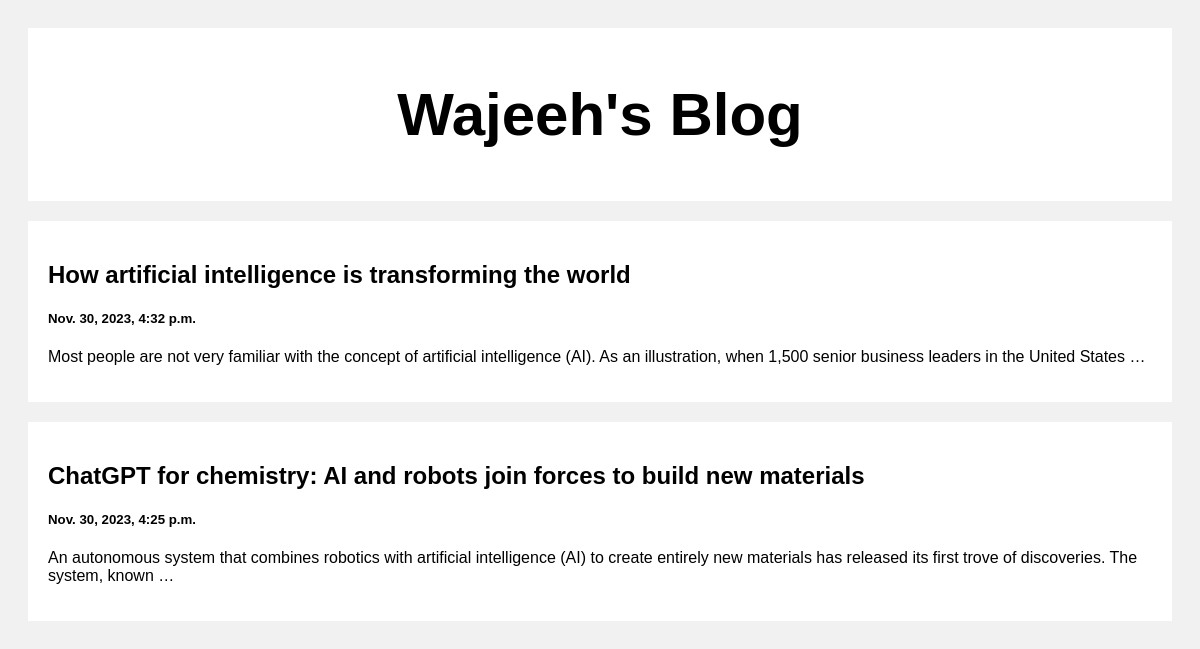
The page / on the database its author committed.
### posts/models.py (models this page shows)
class Posts(models.Model):
    title = models.CharField(max_length=150)
    body = models.CharField(max_length=150000)
    created_at = models.DateTimeField(default=datetime.now, blank=True)

### posts/views.py (the view)
# urls.py: path('', views.index, name='index'),
def index(request):
    posts = Posts.objects.all()
    return render(request, 'index.html', {'posts': posts})

### templates/index.html (shortened to what this page needs)
<!DOCTYPE html>
<html>
<head>
</head>
<body>
<div class="header">
  <h2>Wajeeh's Blog</h2>
</div>
<div class="row">
  <div class="leftcolumn">
    {% for post in posts reversed %}
    <div class="card">
      <a style="text-decoration: none; color: black;" href="/post/{{post.id}}">
        <h2>{{post.title}}</h2>
        <h5>{{post.created_at}}</h5>
        <p>{{post.body|truncatewords:25}}</p>
      </a>
    </div>
    {% endfor %}
  </div>
</div>
</body>
</html>

### templates/index.html (style rules this page uses)
* { box-sizing: border-box; }
body { font-family: Arial; padding: 20px; background: #f1f1f1; }
.header { padding: 2px; font-size: 40px; text-align: center; background: white; }
.leftcolumn { float: left; width: 100%; }
.card { background-color: white; padding: 20px; margin-top: 20px; }
.row:after { content: ""; display: table; clear: both; }

### rows shown on the page
Posts: title "How artificial intelligence is transforming the world", created_at "Nov. 30, 2023, 4:32 p.m.", body "Most people are not very familiar with the concept of artificial intelligence (AI). As an illustration, when 1,500 senior business leaders in the United States …"
Posts: title "ChatGPT for chemistry: AI and robots join forces to build new materials", created_at "Nov. 30, 2023, 4:25 p.m.", body "An autonomous system that combines robotics with artificial intelligence (AI) to create entirely new materials has released its first trove of discoveries. The system, known …"
